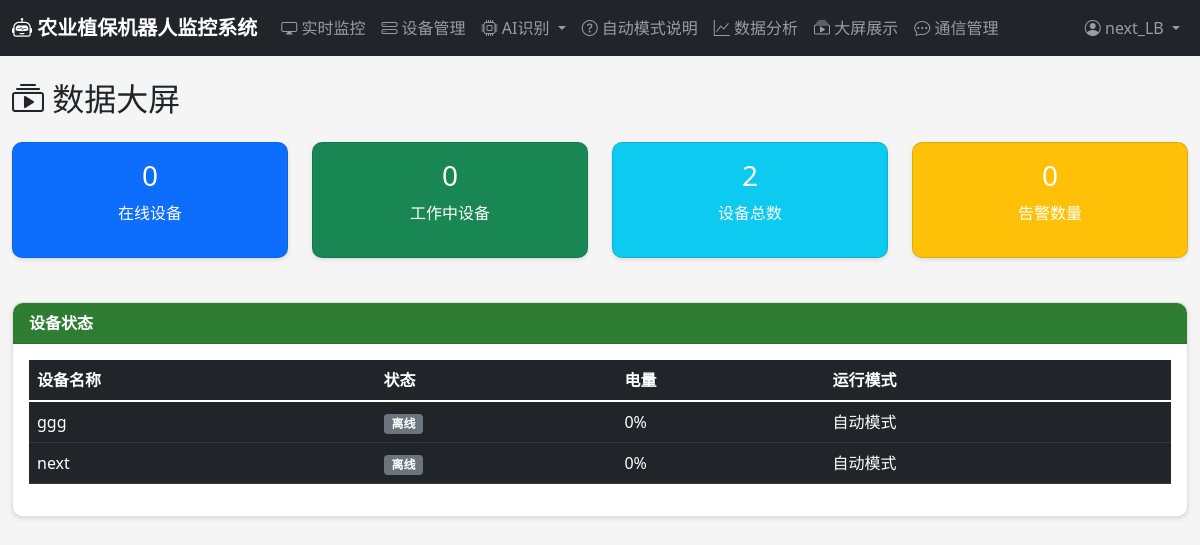
/data/big-screen/ (signed in), run on an earlier commit of the app's database.
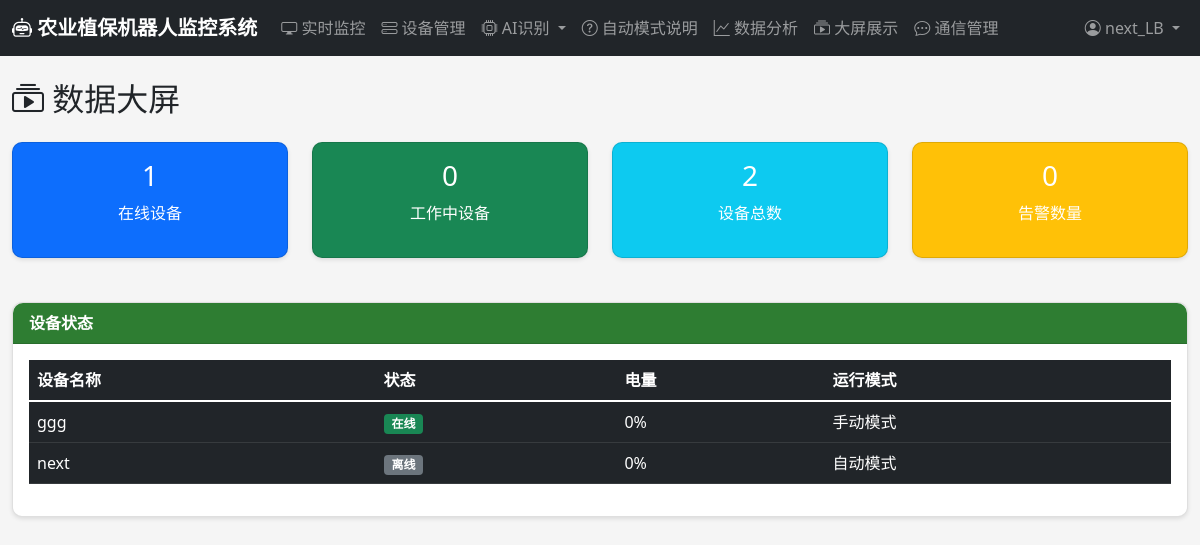
And on a later commit of the database.
### devices/models.py (models this page shows, shortened)
class RobotDevice(models.Model):
    STATUS_CHOICES = [
        ('online', '在线'),
        ('offline', '离线'),
        ('working', '工作中'),
        ('charging', '充电中'),
        ('error', '故障'),
    ]
    RUN_MODE_CHOICES = [
        ('auto', '自动模式'),
        ('manual', '手动模式'),
        ('scheduled', '定时任务模式'),
    ]
    device_id = models.CharField(max_length=100, unique=True, verbose_name='设备唯一标识')
    name = models.CharField(max_length=100, verbose_name='设备名称')
    model = models.CharField(max_length=100, blank=True, verbose_name='型号')
    manufacturer = models.CharField(max_length=100, blank=True, verbose_name='制造商')
    serial_number = models.CharField(max_length=100, blank=True, verbose_name='序列号')
    status = models.CharField(max_length=20, choices=STATUS_CHOICES, default='offline', verbose_name='状态')
    run_mode = models.CharField(max_length=20, choices=RUN_MODE_CHOICES, default='auto', verbose_name='运行模式')
    battery_level = models.IntegerField(default=0, verbose_name='电量百分比')
    location_lat = models.DecimalField(max_digits=10, decimal_places=6, null=True, blank=True, verbose_name='纬度')
    location_lng = models.DecimalField(max_digits=10, decimal_places=6, null=True, blank=True, verbose_name='经度')
    spray_rate = models.FloatField(default=1.0, verbose_name='喷洒速率(L/min)')
    patrol_interval = models.IntegerField(default=60, verbose_name='巡检间隔(分钟)')
    obstacle_avoidance_sensitivity = models.IntegerField(default=50, verbose_name='避障灵敏度')
    last_heartbeat = models.DateTimeField(null=True, blank=True, verbose_name='最后心跳时间')
    registered_at = models.DateTimeField(auto_now_add=True, verbose_name='注册时间')
    owner = models.ForeignKey(settings.AUTH_USER_MODEL, on_delete=models.CASCADE, related_name='owned_devices', verbose_name='所有者')
    class Meta:
        verbose_name = '机器人设备'
        verbose_name_plural = '机器人设备'
        ordering = ['-registered_at']

### data_analysis/views.py (the view)
# urls.py: path('big-screen/', views.big_screen, name='big_screen'),
@login_required
def big_screen(request):
    latest_metrics = DashboardMetrics.objects.order_by('-date').first()
    devices = RobotDevice.objects.all()
    online_count = devices.filter(status__in=['online', 'working']).count()
    working_count = devices.filter(status='working').count()
    return render(request, 'data_analysis/big_screen.html', {
        'metrics': latest_metrics,
        'devices': devices,
        'online_count': online_count,
        'working_count': working_count,
    })

### templates/data_analysis/big_screen.html (shortened to what this page needs)
{% extends 'base.html' %}
{% block content %}
<h2 class="mb-4"><i class="bi bi-collection-play"></i> 数据大屏</h2>
<div class="row">
    <div class="col-md-3">
        <div class="card bg-primary text-white">
            <div class="card-body text-center">
                <h3>{{ online_count }}</h3>
                <p>在线设备</p>
            </div>
        </div>
    </div>
    <div class="col-md-3">
        <div class="card bg-success text-white">
            <div class="card-body text-center">
                <h3>{{ working_count }}</h3>
                <p>工作中设备</p>
            </div>
        </div>
    </div>
    <div class="col-md-3">
        <div class="card bg-info text-white">
            <div class="card-body text-center">
                <h3>{{ devices.count }}</h3>
                <p>设备总数</p>
            </div>
        </div>
    </div>
    <div class="col-md-3">
        <div class="card bg-warning text-white">
            <div class="card-body text-center">
                <h3>0</h3>
                <p>告警数量</p>
            </div>
        </div>
    </div>
</div>
<div class="row mt-4">
    <div class="col-md-12">
        <div class="card">
            <div class="card-header">设备状态</div>
            <div class="card-body">
                {% if devices %}
                <table class="table table-dark">
                    <thead>
                        <tr>
                            <th>设备名称</th>
                            <th>状态</th>
                            <th>电量</th>
                            <th>运行模式</th>
                        </tr>
                    </thead>
                    <tbody>
                        {% for device in devices %}
                        <tr>
                            <td>{{ device.name }}</td>
                            <td>
                                <span class="badge bg-{% if device.status == 'online' %}success{% elif device.status == 'working' %}info{% else %}secondary{% endif %}">
                                    {{ device.get_status_display }}
                                </span>
                            </td>
                            <td>{{ device.battery_level }}%</td>
                            <td>{{ device.get_run_mode_display }}</td>
                        </tr>
                        {% endfor %}
                    </tbody>
                </table>
                {% else %}
                <p class="text-muted text-center">暂无设备</p>
                {% endif %}
            </div>
        </div>
    </div>
</div>
{% endblock %}

What changed in the data, as far as the page shows it:
changed RobotDevice "ggg": status "离线" → "在线"; run_mode "自动模式" → "手动模式"
Also different on the page:
{{ online_count }}: "0" → "1"
